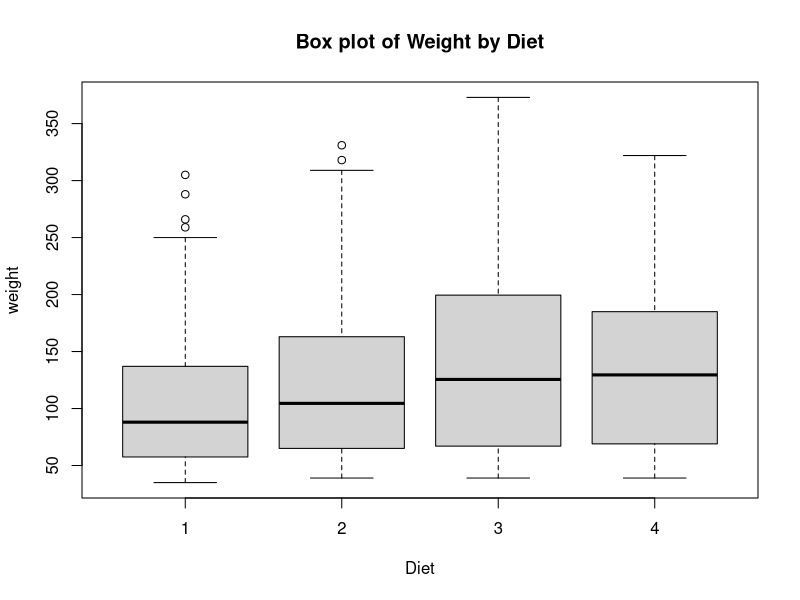
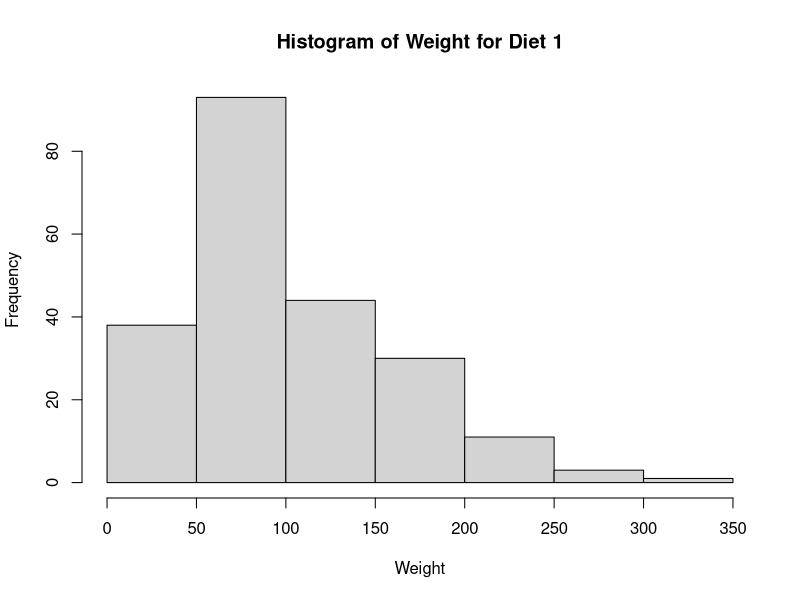
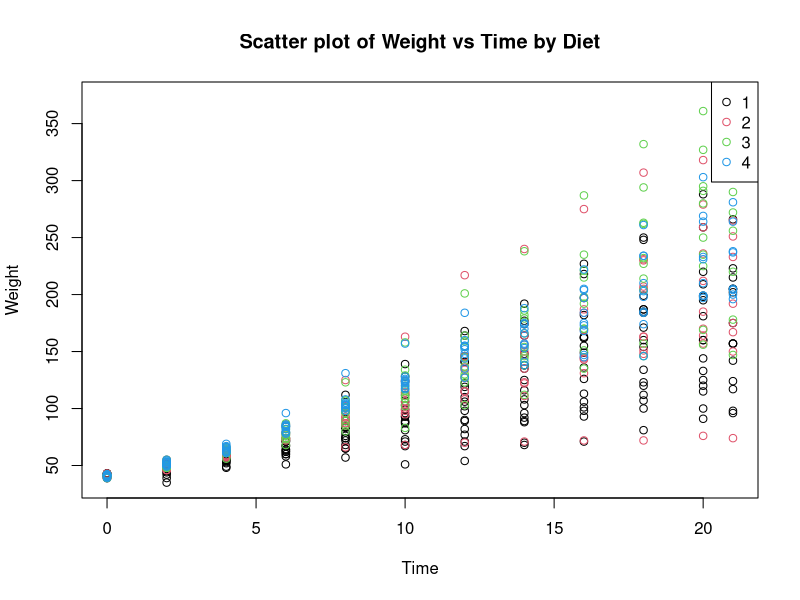

These charts were generated, in order, by the following R code:
library(datasets)
data("ChickWeight")
boxplot(weight ~ Diet, data = ChickWeight, main = "Box plot of Weight by Diet")
hist(ChickWeight$weight[ChickWeight$Diet == 1], 
     main = "Histogram of Weight for Diet 1", 
     xlab = "Weight")
plot(weight ~ Time, data = ChickWeight, col = Diet, 
     main = "Scatter plot of Weight vs Time by Diet",
     xlab = "Time",
     ylab = "Weight")
legend("topright", legend = levels(ChickWeight$Diet), col = 1:4, pch = 1)
Sys.sleep(10)